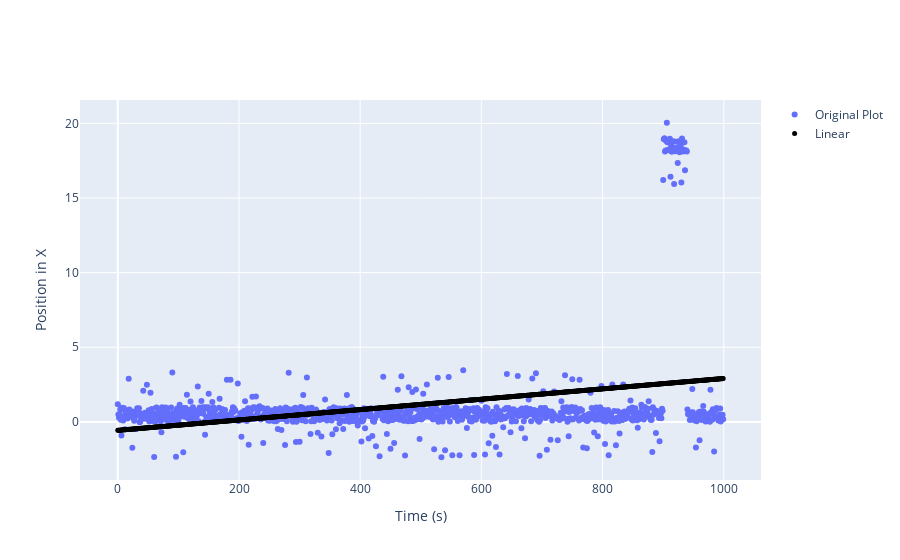

The code cell stored with this chart in its notebook:
### Code cell
from scipy.optimize import curve_fit

timeStart = time.time()

def func(x, a, b):
    return a * x + b

p, pcov = curve_fit(func, xx, yy)
y_exp_outliers = func(xx, *p)


fig = go.Figure(data = go.Scatter(x = xx, y=yy,
    name='Original Plot', mode='markers'))
fig.add_trace(go.Scatter(
    x=xx,
    y=y_exp_outliers,
    mode='markers',
    marker=dict(
        color='black',
        size=5
    ),
    name='Linear'
))
fig.update_layout(
      xaxis=dict(
        title='Time (s)'
    ),
    yaxis=dict(
        title='Position in X'
    ))
fig.show()

### Figure 1 — Plotly figure (JSON) as saved in the notebook; plotly's stock layout.template omitted (floating-point values rounded to 4 significant figures; data arrays with more than 128 entries replaced by an {"elided": "..."} marker saying what was removed)
{"data": [{"mode": "markers", "name": "Original Plot", "type": "scatter", "x": {"elided": "1000 int values"}, "y": {"elided": "1000 float values"}}, {"marker": {"color": "black", "size": 5}, "mode": "markers", "name": "Linear", "type": "scatter", "x": {"elided": "1000 int values"}, "y": {"elided": "1000 float values"}}], "layout": {"xaxis": {"title": {"text": "Time (s)"}}, "yaxis": {"title": {"text": "Position in X"}}}}
